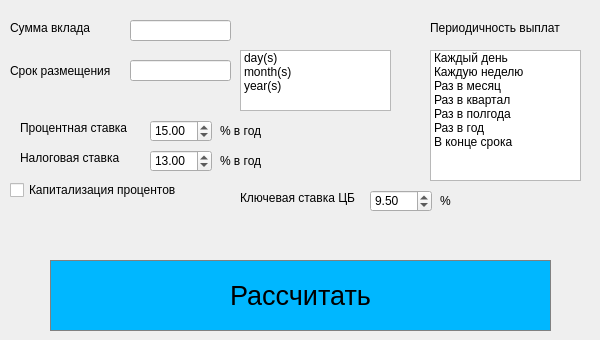
    <widget class="QWidget" name="tab">
     <attribute name="title">
      <string>Deposit</string>
     </attribute>
     <widget class="QLabel" name="label_6">
      <property name="geometry">
       <rect>
        <x>10</x>
        <y>20</y>
        <width>111</width>
        <height>16</height>
       </rect>
      </property>
      <property name="text">
       <string>Сумма вклада</string>
      </property>
     </widget>
     <widget class="QLabel" name="label_7">
      <property name="geometry">
       <rect>
        <x>10</x>
        <y>60</y>
        <width>121</width>
        <height>21</height>
       </rect>
      </property>
      <property name="text">
       <string>Срок размещения</string>
      </property>
     </widget>
     <widget class="QLabel" name="label_8">
      <property name="geometry">
       <rect>
        <x>430</x>
        <y>20</y>
        <width>161</width>
        <height>16</height>
       </rect>
      </property>
      <property name="text">
       <string>Периодичность выплат</string>
      </property>
     </widget>
     <widget class="QLabel" name="label_9">
      <property name="geometry">
       <rect>
        <x>20</x>
        <y>120</y>
        <width>131</width>
        <height>16</height>
       </rect>
      </property>
      <property name="text">
       <string>Процентная ставка</string>
      </property>
     </widget>
     <widget class="QCheckBox" name="checkBox_capital">
      <property name="geometry">
       <rect>
        <x>10</x>
        <y>180</y>
        <width>191</width>
        <height>20</height>
       </rect>
      </property>
      <property name="text">
       <string>Капитализация процентов</string>
      </property>
     </widget>
     <widget class="QListWidget" name="listWidget_compoundingPeriods">
      <property name="geometry">
       <rect>
        <x>430</x>
        <y>50</y>
        <width>151</width>
        <height>131</height>
       </rect>
      </property>
      <item>
       <property name="text">
        <string>Каждый день</string>
       </property>
      </item>
      <item>
       <property name="text">
        <string>Каждую неделю</string>
       </property>
      </item>
      <item>
       <property name="text">
        <string>Раз в месяц</string>
       </property>
      </item>
      <item>
       <property name="text">
        <string>Раз в квартал</string>
       </property>
      </item>
      <item>
       <property name="text">
        <string>Раз в полгода</string>
       </property>
      </item>
      <item>
       <property name="text">
        <string>Раз в год</string>
       </property>
      </item>
      <item>
       <property name="text">
        <string>В конце срока</string>
       </property>
      </item>
     </widget>
     <widget class="QPushButton" name="pushButton_10">
      <property name="geometry">
       <rect>
        <x>50</x>
        <y>260</y>
        <width>501</width>
        <height>71</height>
       </rect>
      </property>
      <property name="font">
       <font>
        <pointsize>20</pointsize>
       </font>
      </property>
      <property name="styleSheet">
       <string notr="true">QPushButton {
  background-color: rgb(0, 183, 255);
  color: black; 
  border: 1px solid gray;
}

QPushButton:pressed {
    background-color: qlineargradient(x1: 0, y1: 0, x2: 0, y2: 1,
                                      stop: 0 #FF7832, stop: 1 #FF9739);
}</string>
      </property>
      <property name="text">
       <string>Рассчитать</string>
      </property>
     </widget>
     <widget class="QListWidget" name="listWidget_duration">
      <property name="geometry">
       <rect>
        <x>240</x>
        <y>50</y>
        <width>151</width>
        <height>61</height>
       </rect>
      </property>
      <item>
       <property name="text">
        <string>day(s)</string>
       </property>
      </item>
      <item>
       <property name="text">
        <string>month(s)</string>
       </property>
      </item>
      <item>
       <property name="text">
        <string>year(s)</string>
       </property>
      </item>
     </widget>
     <widget class="QDoubleSpinBox" name="doubleSpinBox_taxRate">
      <property name="geometry">
       <rect>
        <x>150</x>
        <y>150</y>
        <width>62</width>
        <height>22</height>
       </rect>
      </property>
      <property name="value">
       <double>13.000000000000000</double>
      </property>
     </widget>
     <widget class="QLabel" name="label_11">
      <property name="geometry">
       <rect>
        <x>20</x>
        <y>150</y>
        <width>131</width>
        <height>16</height>
       </rect>
      </property>
      <property name="text">
       <string>Налоговая ставка</string>
      </property>
     </widget>
     <widget class="QDoubleSpinBox" name="doubleSpinBox_interestRate">
      <property name="geometry">
       <rect>
        <x>150</x>
        <y>120</y>
        <width>62</width>
        <height>22</height>
       </rect>
      </property>
      <property name="value">
       <double>15.000000000000000</double>
      </property>
     </widget>
     <widget class="QLabel" name="label_13">
      <property name="geometry">
       <rect>
        <x>220</x>
        <y>120</y>
        <width>131</width>
        <height>21</height>
       </rect>
      </property>
      <property name="text">
       <string>% в год</string>
      </property>
     </widget>
     <widget class="QLineEdit" name="lineEdit_principal">
      <property name="geometry">
       <rect>
        <x>130</x>
        <y>20</y>
        <width>101</width>
        <height>21</height>
       </rect>
      </property>
     </widget>
     <widget class="QLineEdit" name="lineEdit_duration">
      <property name="geometry">
       <rect>
        <x>130</x>
        <y>60</y>
        <width>101</width>
        <height>21</height>
       </rect>
      </property>
     </widget>
     <widget class="QLabel" name="label_10_error">
      <property name="geometry">
       <rect>
        <x>130</x>
        <y>210</y>
        <width>331</width>
        <height>51</height>
       </rect>
      </property>
      <property name="font">
       <font>
        <pointsize>20</pointsize>
       </font>
      </property>
      <property name="text">
       <string/>
      </property>
     </widget>
     <widget class="QLabel" name="label_17">
      <property name="geometry">
       <rect>
        <x>240</x>
        <y>190</y>
        <width>131</width>
        <height>16</height>
       </rect>
      </property>
      <property name="text">
       <string>Ключевая ставка ЦБ</string>
      </property>
     </widget>
     <widget class="QDoubleSpinBox" name="doubleSpinBox_ks">
      <property name="geometry">
       <rect>
        <x>370</x>
        <y>190</y>
        <width>62</width>
        <height>22</height>
       </rect>
      </property>
      <property name="value">
       <double>9.500000000000000</double>
      </property>
     </widget>
     <widget class="QLabel" name="label_24">
      <property name="geometry">
       <rect>
        <x>440</x>
        <y>190</y>
        <width>51</width>
        <height>21</height>
       </rect>
      </property>
      <property name="text">
       <string>%</string>
      </property>
     </widget>
     <widget class="QLabel" name="label_25">
      <property name="geometry">
       <rect>
        <x>220</x>
        <y>150</y>
        <width>131</width>
        <height>21</height>
       </rect>
      </property>
      <property name="text">
       <string>% в год</string>
      </property>
     </widget>
    </widget>
